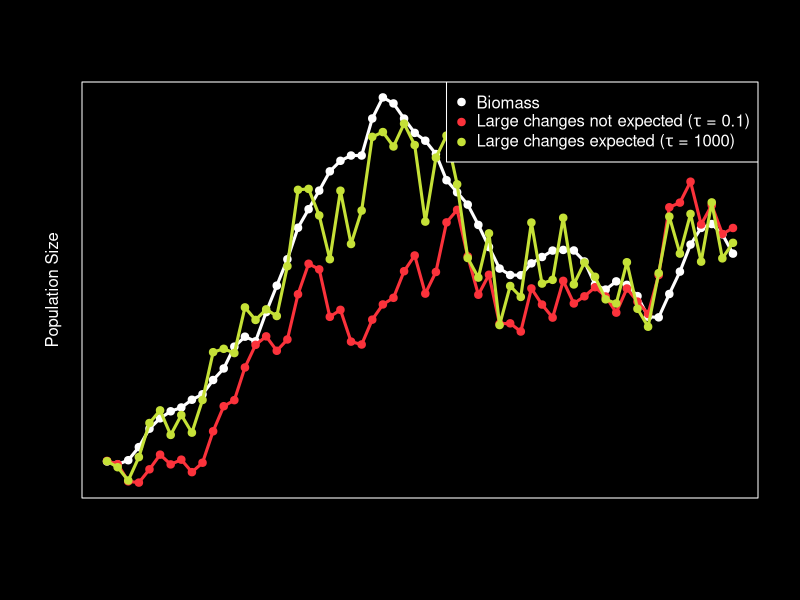

Reproduce this figure in R.
tau0 <-  0.1
sigma0 <- 0.2
tau1 <- (1/tau0^2+1/sigma0^2)^(-0.5)


amp <- 100
freq <- 15
# get a new random seed
rm(.Random.seed)

seed.index <- runif(1,1,100)
set.seed(seed.index)
timelist <- seq(1,60)
#B <- amp + amp/1.3 * sin(pi*timelist/freq)
B <- c(247728.6, 243145.9, 249756.3, 270354.6, 299320.8, 315663.6, 
       326716.2, 332712.2, 344883.1, 353495.8, 375949.5, 394098.1, 428431, 
       444125.4, 436833.9, 482789.8, 524401.2, 565965.3, 615554.8, 644774.2, 
       673944.3, 704280.4, 720881.7, 729185.4, 729201.7, 787458.8, 820629.6, 
       811141.4, 787299.2, 764825.5, 752510.2, 731537.9, 690350.8, 671351.9, 
       651918.2, 619961.5, 585162.9, 551323.8, 541180, 540778.3, 559508.9, 
       569509.9, 579629.6, 580662.4, 579789.7, 562445.6, 526011.4, 518258, 
       531159.7, 525685.4, 507961, 475416.6, 474533.3, 511293.3, 546476.8, 
       589062.1, 615273, 621396.5, 605216.1, 574825.6, 571952.5, 574753.7, 
       581205.3, 592003.9, 631733.3, 657159.7, 652735.8, 675975.8, 687891.6, 
       677807.6, 641046.1, 585274.8, 525519.2, 479589.5, 460408.3, 465499.1, 
       471731.3, 479816.2, 476590.2, 461649.8, 458247.4, 444747, 463652.2, 
       486741.3, 512796.1, 521745.9, 515376.8, 488594.1, 457759.5, 435229.8, 
       423622.6, 408471.6, 387875.4, 365308, 364256.1, 357080.6, 349669.6, 
       372125.1, 399010.3, 405034.5, 397760.3)[1:60]
y <- rep(NA, length(timelist))
E <- rep (NA, length(timelist))
E[1]<-B[1]*exp(rnorm(1,0, sigma0))

for (t in 2:length(timelist)) {
  y[t] <- log (B[t]/E[t-1])
  mu1.tmp <- y[t]*(1-sigma0^2/(tau0^2+sigma0^2))
  E[t] <- E[t-1] * exp(rnorm(1,mu1.tmp,tau1))
}

setwd('/Users/mcsiple/Dropbox/Chapter4-HarvestControlRules/Figures')
plotfilename <- "DelayedDetection_blackbkd.pdf"
#pdf(file = plotfilename, height = 7, width = 10,useDingbats = FALSE)
par(mfrow=c(1,1))
lotau.col <- "#FB323B" # blues: "#0F2B5F" #"red" #539E59" 
hitau.col <-  "#C5E137" # blues: "#8EC1E7" #"orange" #BBD961" # light green
par(bg = 'black', fg = 'white') # set background to black, foreground white
plot(timelist,B, type = "l", lwd = 3, col = "white", xlab = "", ylab = " ",ylim=range(c(B,E)), axes = F)
box() #make col="black" for plotting in paper (or other white bkd) 
mtext(side = 2, text = "Population Size", line = 1)
points(timelist, B, pch=21, bg = "white") #change bg="black" if paper
lines(timelist, E, lwd = 3, col = lotau.col)
points(timelist, E, pch=21, bg = lotau.col, col=lotau.col)


tau0 <-  100
sigma0 <- 0.1
tau1 <- (1/tau0^2+1/sigma0^2)^(-0.5)


set.seed(seed.index)
y <- rep(NA, length(timelist))
E <- rep (NA, length(timelist))
E[1]<-B[1]*exp(rnorm(1,0, sigma0))

for (t in 2:length(timelist)) {
  y[t] <- log (B[t]/E[t-1])
  mu1.tmp <- y[t]*(1-sigma0^2/(tau0^2+sigma0^2))
  E[t] <- E[t-1] * exp(rnorm(1,mu1.tmp,tau1))
}

lines(timelist, E, lwd = 3, col = hitau.col)
points(timelist, E, pch=21, bg = hitau.col,col = hitau.col)

legend('topright',pch=rep(21,times=3),pt.bg=c('white',lotau.col,hitau.col), # put 'black' here for paper
       col=c('white',lotau.col,hitau.col),
       legend=c("Biomass",
                expression(paste("Large changes not expected (",tau," = 0.1",")",sep="")),
                expression(paste("Large changes expected (",tau," = 1000",")",sep=""))))

dev.off()
#system2("open",args=c("-a Skim.app",plotfilename))
